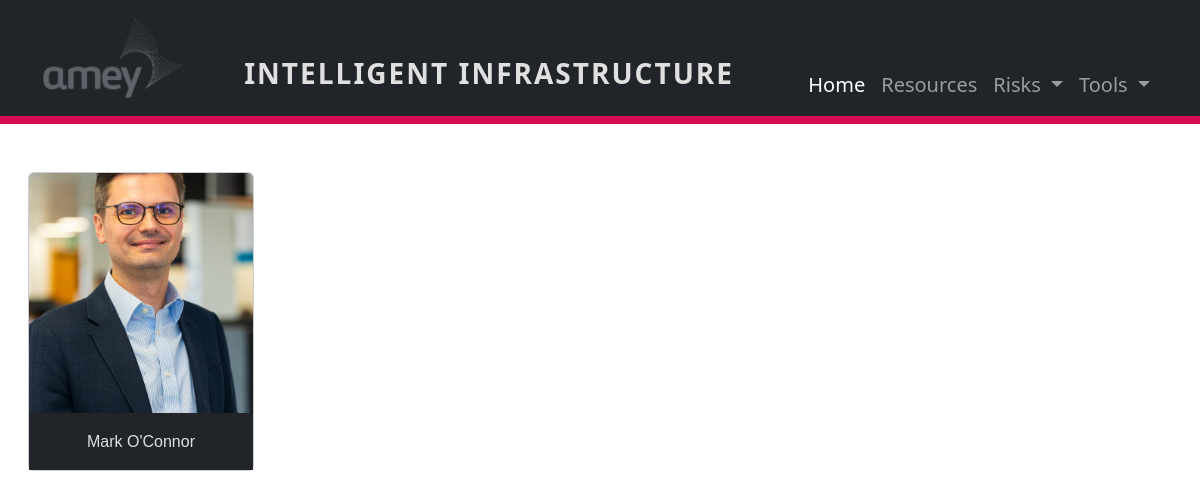
The app's page /ii_app/resources with its own data.
### ii_app/models.py (models this page shows, shortened)
class Employee(models.Model):
    employee_id = models.IntegerField(primary_key=True)
    name = models.CharField(max_length=200)
    position = models.CharField(max_length=200, choices=position_choices)
    day_rate = models.FloatField()
    cf_number = models.CharField(max_length=200)
    project_name = models.CharField(max_length=200)
    hours_booked = models.FloatField
    image = models.ImageField(upload_to='images/')

### ii_app/views.py (the view)
# urls.py: path('resources', views.resources, name='resources'),
def resources(request):
    employees = Employee.objects.all()
    context = {
        'employee_list': employees,
    }
    return render (request, 'ii_app/resources.html', context)

### ii_app/templates/ii_app/resources.html (shortened to what this page needs)
{% extends 'ii_app/base.html' %}
  {%block body%}
  {% for item in employee_list %}
  {% if forloop.counter0|divisibleby:4 %} <div class="row"> {%  endif %}
    <div class="col-xl-3 col-lg-4 col-md-6">
      <div class="card bg-light text-center mt-5 border-1 " style="width:80%; margin-left: 10%;">
        <img class=" card-img-top img-responsive" src="{{item.image.url}}" alt="image" style=" width: 100%;">
        <div class="card-body bg-dark">
          <a class="resource-text" href="/ii_app/resources/{{item.employee_id}}">{{item.name}}</a>
        </div>
      </div>
    </div>
    {%  if forloop.counter|divisibleby:4 or forloop.last %}</div><br>{%  endif %}
  {% endfor %}
  {%endblock%}

### ii_app/static/ii_app/style.css (style rules this page uses)
.resource-text { color: #E0E0E0; text-decoration: none; font-weight: 400; font-family: Verdana, Geneva, Tahoma, sans-serif; }
.resource-text::after { position: absolute; bottom: 0; left: 0; right: 0; margin: auto; background-color: #d70b52; width: 0%; content: ""; height: 7px; transition: all 0.5s; }
.card-img-top { width: 100%; height: 20vw; object-fit: cover; }

### records on screen
Employee: image (picture), name "Mark O'Connor"
